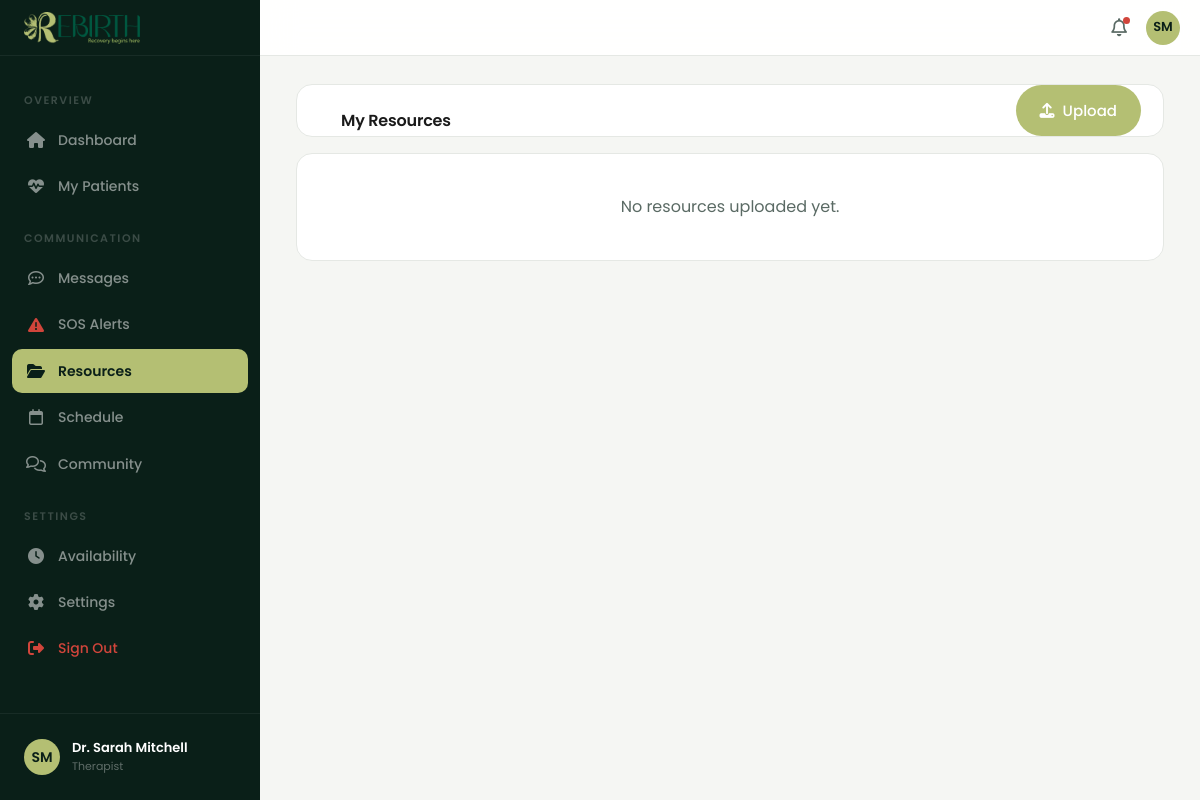
/therapist/resources (signed in), run on the app's committed database.
### tables this page shows
CREATE TABLE `users` (
  `id` INT AUTO_INCREMENT PRIMARY KEY,
  `name` VARCHAR(100) NOT NULL,
  `email` VARCHAR(255) NOT NULL UNIQUE,
  `password_hash` VARCHAR(255) NOT NULL,
  `role` ENUM('member','therapist','admin') NOT NULL DEFAULT 'member',
  `stage` ENUM('Onboarding','Active','Maintenance','Alumni') NOT NULL DEFAULT 'Onboarding',
  `avatar` VARCHAR(255) DEFAULT NULL,
  `initials` VARCHAR(4) NOT NULL,
  `created_at` DATETIME NOT NULL DEFAULT CURRENT_TIMESTAMP,
  `updated_at` DATETIME NOT NULL DEFAULT CURRENT_TIMESTAMP ON UPDATE CURRENT_TIMESTAMP
);

### app/core/Controller.php (called while the page is built, shortened)
<?php
class Controller {
  protected function render(string $view, array $data = []): string {
    extract($data);
    require VIEWS_PATH . '/' . $view . '.php';
    return ob_get_clean();
  }
  protected function renderWithLayout(string $layout, string $view, array $data = []): void {
    $content = $this->render($view, $data);
    extract(array_merge($data, ['content' => $content]));
    require VIEWS_PATH . '/layouts/' . $layout . '.php';
  }
}

### app/controllers/PanelController.php (called while the page is built, shortened)
<?php
class PanelController extends Controller {
  private function renderPanel(string $view, string $title, array $extra = []): void {
    $this->requireAuth();
    $user = $this->user();
    $memberGroups = Database::fetchAll(
      "SELECT g.* FROM `groups` g JOIN group_members gm ON gm.group_id = g.id WHERE gm.user_id = ?",
      [$user['id']]
    );
    $this->renderWithLayout('panel', $view, array_merge([
      'pageTitle' => $title . ' - Rebirth',
      'page' => $title,
      'user' => $user,
      'memberGroups' => $memberGroups,
      '_token' => $this->csrf(),
    ], $extra));
  }
  public function therapistResources(): void {
    $this->requireRole('therapist');
    $user = $this->user();
    $resources = TherapistResource::forTherapist($user['id']);
    $patients = User::patientsForTherapist($user['id']);
    $this->renderPanel('panel/therapist-resources', 'Resources', [
      'resources' => $resources,
      'patients' => $patients,
    ]);
  }
}

### app/core/App.php (called while the page is built, shortened)
<?php
class App {
  private Router $router;
  public function __construct() {
    $this->router = new Router();
  }
  private function registerRoutes(): void {
    $this->router->get('/', 'SiteController@index');
    $this->router->get('/login', 'AuthController@login');
    $this->router->post('/login', 'AuthController@authenticate');
    $this->router->get('/signup', 'AuthController@signup');
    $this->router->post('/signup', 'AuthController@register');
    $this->router->get('/logout', 'AuthController@logout');
    $this->router->post('/logout', 'AuthController@logout');
    $this->router->get('/panel/dashboard', 'PanelController@dashboard');
    $this->router->get('/panel/checkin', 'PanelController@checkin');
    $this->router->get('/panel/journal', 'PanelController@journal');
    $this->router->get('/panel/appointments', 'PanelController@appointments');
    $this->router->get('/panel/community', 'PanelController@community');
    $this->router->get('/panel/progress', 'PanelController@progress');
    $this->router->get('/panel/resources', 'PanelController@resources');
    $this->router->get('/panel/settings', 'PanelController@settings');
    $this->router->post('/checkin', 'PanelController@saveCheckin');
    $this->router->post('/journal/create', 'PanelController@createJournal');
    $this->router->post('/journal/delete', 'PanelController@deleteJournal');
    $this->router->post('/appointments/create', 'PanelController@createAppointment');
    $this->router->post('/appointments/cancel', 'PanelController@cancelAppointment');
    $this->router->post('/messages/create', 'PanelController@createMessage');
    $this->router->post('/messages/like', 'PanelController@likeMessage');
    $this->router->post('/settings/profile', 'PanelController@updateProfile');
    $this->router->post('/settings/join-group', 'PanelController@joinGroup');
    $this->router->get('/therapist/patients', 'PanelController@myPatients');
    $this->router->get('/therapist/patient/{id}', 'PanelController@patientDetail');
    $this->router->get('/panel/messages', 'PanelController@messages');
    $this->router->post('/messages/send', 'PanelController@sendMessage');
    $this->router->get('/messages/poll', 'PanelController@pollMessages');
    $this->router->get('/panel/sos', 'PanelController@sos');
    $this->router->post('/panel/sos/send', 'PanelController@sendSos');
    $this->router->get('/therapist/resources', 'PanelController@therapistResources');
    $this->router->post('/therapist/resources/create', 'PanelController@createTherapistResource');
    $this->router->post('/therapist/resources/delete', 'PanelController@deleteTherapistResource');
    $this->router->get('/therapist/messages', 'PanelController@therapistMessages');
    $this->router->get('/therapist/messages/{id}', 'PanelController@therapistConversation');
    $this->router->get('/therapist/availability', 'PanelController@therapistAvailability');
    $this->router->post('/therapist/availability/save', 'PanelController@saveTherapistAvailability');
    $this->router->get('/therapist/sos', 'PanelController@therapistSos');
    $this->router->post('/therapist/sos/acknowledge', 'PanelController@acknowledgeSos');
    $this->router->post('/therapist/sos/resolve', 'PanelController@resolveSos');
    $this->router->get('/therapist/patient/{id}/progress', 'PanelController@patientProgress');
    $this->router->post('/therapist/patient/{id}/progress/update', 'PanelController@updatePatientProgress');
    $this->router->get('/therapist/sos/count', 'PanelController@sosCount');
    $this->router->get('/therapist/availability/check', 'PanelController@checkAvailability');
    $this->router->get('/admin/appointments/availability', 'AdminController@getAvailability');
    $this->router->get('/admin/dashboard', 'AdminController@dashboard');
    $this->router->get('/admin/users', 'AdminController@users');
    $this->router->get('/admin/appointments', 'AdminController@appointments');
    $this->router->get('/admin/resources', 'AdminController@resources');
    $this->router->get('/admin/moderation', 'AdminController@moderation');
    $this->router->get('/admin/settings', 'AdminController@settings');
    $this->router->get('/admin/analytics', 'AdminController@analytics');
    $this->router->post('/admin/users/create', 'AdminController@createUser');
    $this->router->post('/admin/users/update', 'AdminController@updateUser');
    $this->router->post('/admin/users/delete', 'AdminController@deleteUser');
    $this->router->post('/admin/appointments/create', 'AdminController@createAppointment');
    $this->router->post('/admin/appointments/update', 'AdminController@updateAppointment');
    $this->router->post('/admin/resources/create', 'AdminController@createResource');
    $this->router->post('/admin/resources/update', 'AdminController@updateResource');
    $this->router->post('/admin/resources/delete', 'AdminController@deleteResource');
    $this->router->post('/admin/moderation/delete', 'AdminController@deleteMessage');
  }
  public function run(): void {
    $method = $_SERVER['REQUEST_METHOD'];
    $uri = parse_url($_SERVER['REQUEST_URI'], PHP_URL_PATH);
    $this->router->dispatch($method, $uri);
  }
}

### index.php (called while the page is built, shortened)
<?php
require_once __DIR__ . '/config.php';
$app = new App();
$app->run();

### app/core/Middleware.php (called while the page is built, shortened)
<?php
trait Middleware {
  protected function requireAuth(): void {
    $user = Database::fetch("SELECT * FROM users WHERE id = ?", [$_SESSION['user_id']]);
  }
  protected function requireRole(string ...$roles): void {
    $this->requireAuth();
  }
  protected function currentUser(): ?array {
    return $_SESSION['user'] ?? null;
  }
  protected function user(): array {
    $u = $this->currentUser();
    return $u;
  }
}

### app/core/Database.php (called while the page is built, shortened)
<?php
class Database {
  private static ?PDO $instance = null;
  public static function connect(): PDO {
    if (self::$instance === null) {
      $dsn = 'mysql:host=' . DB_HOST . ';port=' . DB_PORT . ';charset=utf8mb4';
      self::$instance = new PDO($dsn, DB_USER, DB_PASS, [
        PDO::ATTR_ERRMODE => PDO::ERRMODE_EXCEPTION,
        PDO::ATTR_DEFAULT_FETCH_MODE => PDO::FETCH_ASSOC,
        PDO::ATTR_EMULATE_PREPARES => false,
      ]);
      self::$instance->exec('CREATE DATABASE IF NOT EXISTS `' . DB_NAME . '` CHARACTER SET utf8mb4 COLLATE utf8mb4_unicode_ci');
      self::$instance->exec('USE `' . DB_NAME . '`');
    }
    return self::$instance;
  }
  public static function query(string $sql, array $params = []): PDOStatement {
    $stmt = self::connect()->prepare($sql);
    $stmt->execute($params);
    return $stmt;
  }
  public static function fetch(string $sql, array $params = []): ?array {
    $row = self::query($sql, $params)->fetch();
    return $row ?: null;
  }
  public static function fetchAll(string $sql, array $params = []): array {
    return self::query($sql, $params)->fetchAll();
  }
}

### config.php (called while the page is built, shortened)
<?php
spl_autoload_register(function ($class) {
  $paths = [
    APP_PATH . '/core/' . $class . '.php',
    APP_PATH . '/controllers/' . $class . '.php',
    APP_PATH . '/models/' . $class . '.php',
  ];
  foreach ($paths as $file) {
    if (file_exists($file)) { require_once $file; return; }
  }
});

### app/models/User.php (called while the page is built, shortened)
<?php
class User {
  public static function patientsForTherapist(int $therapistId): array {
    return Database::fetchAll(
      "SELECT u.*, tp.assigned_at FROM users u
       JOIN therapist_patients tp ON tp.patient_id = u.id
       WHERE tp.therapist_id = ?
       ORDER BY u.name",
      [$therapistId]
    );
  }
}

### app/views/panel/therapist-resources.php (the view, shortened to what this page needs)
<div class="card">
  <div style="display:flex;justify-content:space-between;align-items:center;">
    <h2>My Resources</h2>
    <button class="btn btn-primary" onclick="document.getElementById('uploadModal').style.display='flex'"><i class="fa-solid fa-upload"></i> Upload</button>
  </div>
</div>
<?php if (empty($resources)): ?>
<div class="card" style="text-align:center;padding:40px;">
  <p style="color:var(--color-text-muted);">No resources uploaded yet.</p>
</div>
<?php endif; ?>

### app/views/layouts/panel.php (shortened to what this page needs)
<!DOCTYPE html>
<html lang="en">
<head>
  <link rel="stylesheet" href="/css/app.css">
  <link rel="stylesheet" href="https://cdnjs.cloudflare.com/ajax/libs/font-awesome/6.5.1/css/all.min.css">
</head>
<body data-user-id="<?= $_SESSION['user_id'] ?? 0 ?>">
  <div class="app-layout">
    <aside class="app-sidebar">
      <div class="app-sidebar-header">
        <img src="/logo.png" alt="Rebirth">
      </div>
      <nav class="app-sidebar-nav">
        <?php if ($user['role'] === 'therapist'): ?>
        <div class="app-sidebar-section">Overview</div>
        <a href="/panel/dashboard" class="app-sidebar-link <?= $page === 'Dashboard' ? 'active' : '' ?>"><i class="fa-solid fa-house"></i>Dashboard</a>
        <a href="/therapist/patients" class="app-sidebar-link <?= $page === 'My Patients' ? 'active' : '' ?>"><i class="fa-solid fa-heart-pulse"></i>My Patients</a>
        <div class="app-sidebar-section">Communication</div>
        <a href="/therapist/messages" class="app-sidebar-link <?= $page === 'Messages' ? 'active' : '' ?>"><i class="fa-regular fa-comment-dots"></i>Messages</a>
        <a href="/therapist/sos" class="app-sidebar-link <?= $page === 'SOS Alerts' ? 'active' : '' ?>">
          <i class="fa-solid fa-triangle-exclamation" style="color:var(--color-danger);"></i>SOS Alerts
        </a>
        <a href="/therapist/resources" class="app-sidebar-link <?= $page === 'Resources' ? 'active' : '' ?>"><i class="fa-solid fa-folder-open"></i>Resources</a>
        <a href="/panel/appointments" class="app-sidebar-link <?= $page === 'Appointments' ? 'active' : '' ?>"><i class="fa-regular fa-calendar"></i>Schedule</a>
        <a href="/panel/community" class="app-sidebar-link <?= $page === 'Community' ? 'active' : '' ?>"><i class="fa-regular fa-comments"></i>Community</a>
        <div class="app-sidebar-section">Settings</div>
        <a href="/therapist/availability" class="app-sidebar-link <?= $page === 'Availability' ? 'active' : '' ?>"><i class="fa-solid fa-clock"></i>Availability</a>
        <a href="/panel/settings" class="app-sidebar-link <?= $page === 'Settings' ? 'active' : '' ?>"><i class="fa-solid fa-gear"></i>Settings</a>
        <a href="/logout" class="app-sidebar-link" style="color:var(--color-danger);"><i class="fa-solid fa-right-from-bracket"></i>Sign Out</a>
        <?php endif; ?>
      </nav>
      <div class="app-sidebar-footer">
        <div class="app-sidebar-user">
          <?php if (!empty($user['avatar'])): ?>
          <img src="/uploads/avatars/<?= htmlspecialchars($user['avatar']) ?>" alt="" class="app-sidebar-user-avatar" style="object-fit:cover;">
          <?php else: ?>
          <div class="app-sidebar-user-avatar"><?= htmlspecialchars($user['initials']) ?></div>
          <?php endif; ?>
          <div>
            <div class="app-sidebar-user-name"><?= htmlspecialchars($user['name']) ?></div>
            <div class="app-sidebar-user-role"><?= htmlspecialchars(ucfirst($user['role'])) ?></div>
          </div>
        </div>
      </div>
    </aside>
    <div class="app-main" style="flex:1;display:flex;flex-direction:column;min-width:0;">
      <header class="app-topbar">
        <div class="app-topbar-left">
          <span class="app-topbar-title"><?= htmlspecialchars($page) ?></span>
        </div>
        <div class="app-topbar-right">
          <button class="app-topbar-btn"><i class="fa-regular fa-bell"></i><span class="dot"></span></button>
          <?php if (!empty($user['avatar'])): ?>
          <img src="/uploads/avatars/<?= htmlspecialchars($user['avatar']) ?>" alt="" class="app-topbar-avatar" style="object-fit:cover;">
          <?php else: ?>
          <div class="app-topbar-avatar"><?= htmlspecialchars($user['initials']) ?></div>
          <?php endif; ?>
        </div>
      </header>
      <div class="app-content">
        <?= $content ?>
      </div>
    </div>
  </div>
</body>
</html>

### data on the page
users: initials "SM", name "Dr. Sarah Mitchell", role "Therapist"
